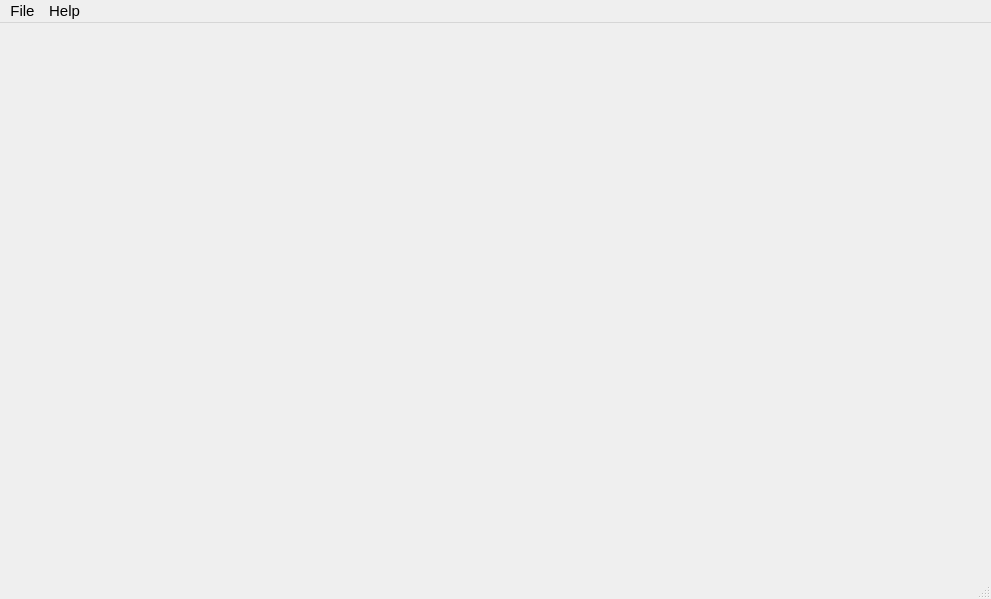
<?xml version="1.0" encoding="UTF-8"?>
<ui version="4.0">
 <class>mainWindow</class>
 <widget class="QMainWindow" name="mainWindow">
  <property name="geometry">
   <rect>
    <x>0</x>
    <y>0</y>
    <width>991</width>
    <height>599</height>
   </rect>
  </property>
  <property name="font">
   <font>
    <pointsize>11</pointsize>
   </font>
  </property>
  <property name="windowTitle">
   <string>mainWindow</string>
  </property>
  <property name="windowIcon">
   <iconset>
    <normaloff>C:/Users/uyplayer/resource/icon/app_books.png</normaloff>C:/Users/uyplayer/resource/icon/app_books.png</iconset>
  </property>
  <widget class="QWidget" name="centralwidget"/>
  <widget class="QMenuBar" name="menubar">
   <property name="geometry">
    <rect>
     <x>0</x>
     <y>0</y>
     <width>991</width>
     <height>33</height>
    </rect>
   </property>
   <property name="font">
    <font>
     <pointsize>11</pointsize>
    </font>
   </property>
   <widget class="QMenu" name="menuFile">
    <property name="font">
     <font>
      <pointsize>9</pointsize>
     </font>
    </property>
    <property name="title">
     <string>File</string>
    </property>
    <addaction name="OpenFile"/>
   </widget>
   <widget class="QMenu" name="menuHelp">
    <property name="font">
     <font>
      <pointsize>9</pointsize>
     </font>
    </property>
    <property name="title">
     <string>Help</string>
    </property>
    <addaction name="About"/>
    <addaction name="Generate"/>
   </widget>
   <addaction name="menuFile"/>
   <addaction name="menuHelp"/>
  </widget>
  <widget class="QStatusBar" name="statusbar"/>
  <action name="actionOpen">
   <property name="text">
    <string>Open</string>
   </property>
  </action>
  <action name="actionFiles">
   <property name="text">
    <string>Files</string>
   </property>
  </action>
  <action name="OpenFile">
   <property name="checkable">
    <bool>false</bool>
   </property>
   <property name="checked">
    <bool>false</bool>
   </property>
   <property name="text">
    <string>Open</string>
   </property>
   <property name="font">
    <font/>
   </property>
  </action>
  <action name="About">
   <property name="text">
    <string>About</string>
   </property>
   <property name="font">
    <font/>
   </property>
  </action>
  <action name="Generate">
   <property name="text">
    <string>Generate UUID</string>
   </property>
   <property name="font">
    <font/>
   </property>
  </action>
 </widget>
 <resources/>
 <connections/>
</ui>
